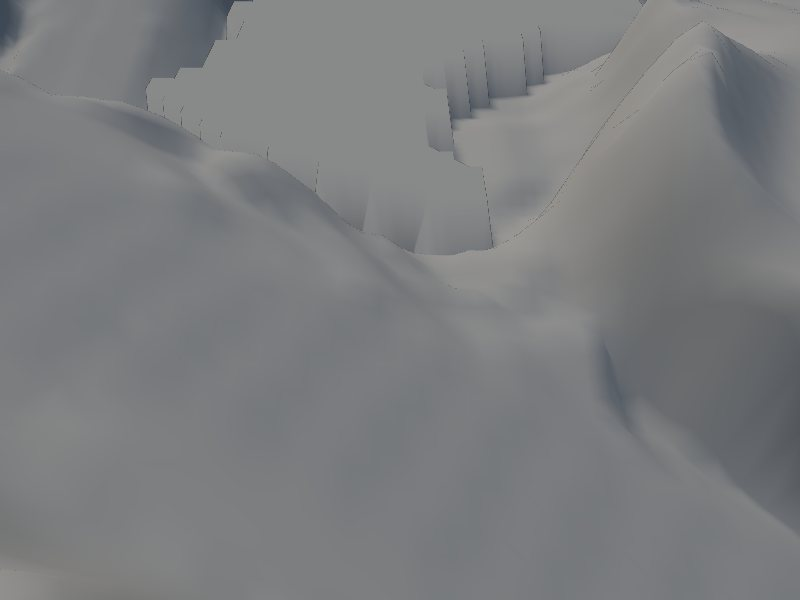
#> input picture team/art/dorfmap_grundgeruest/relief3d/pruefung/l2_nahbilder/09_C5_kamm_nachher.jpg, 800 x 600 px, given in place of B4_Q2.png, which was not available
$ python vgl.py
#> lines starting #> are read from the running program, lines starting #| are printed output that depends on the picture; after the words box and inside, x2 and y2 are one past the last pixel; in counts of white or black regions, pixels touching at a corner belong together
### team/art/dorfmap_grundgeruest/relief3d/pruefung/p13/werkzeug/zaehl.py
# Dunkle Linienpixel: Luminanz < Median(5x5) - 30 bei hellem Umfeld (Median > 120). Wasser/Himmel egal, gleiche Metrik vorher/nachher.
import sys, json, numpy as np
from PIL import Image
from scipy.ndimage import median_filter
def zaehl(f, maske=None):
#> called with f = 'vorher/B4_Q2.png'
    a = np.asarray(Image.open(f).convert('RGB')).astype(np.float32)
    L = 0.299*a[...,0] + 0.587*a[...,1] + 0.114*a[...,2]
    m = median_filter(L, size=5)
    d = (L < m - 30) & (m > 120)
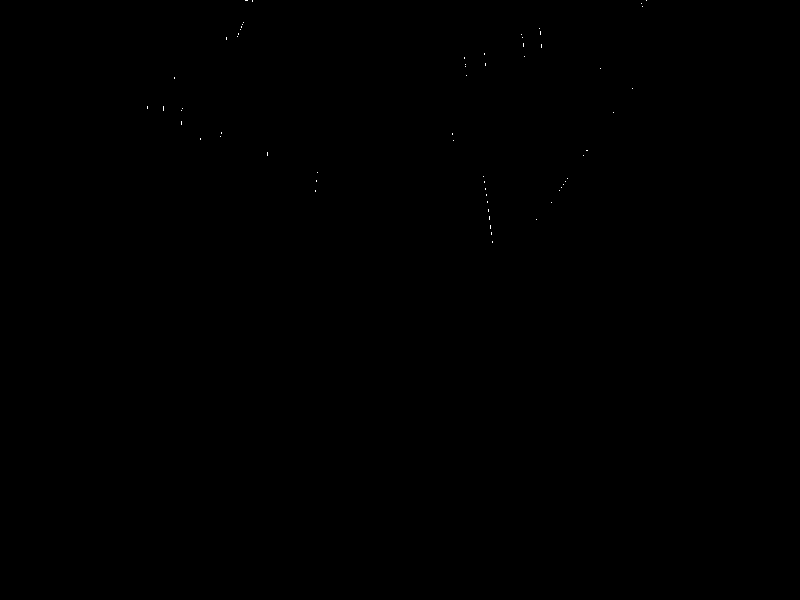
#> d: shape (600, 800) bool; 0.02% white in thin lines or dots, all inside (x1, y1, x2, y2) = (147, 0, 647, 243)
    r = {'dunkel': int(d.sum())}
#> r = {'dunkel': 116}
    mag = (a[...,0] > 200) & (a[...,1] < 60) & (a[...,2] > 200); grn = (a[...,1] > 200) & (a[...,0] < 60) & (a[...,2] < 60); cy = (a[...,1] > 200) & (a[...,2] > 200) & (a[...,0] < 60)
#> after `mag = (a[..., 0] > 200) & (a[..., 1] < 60) & (a[..., 2] > 200)`: mag: shape (600, 800) bool; every value is 0
    r.update(magenta=int(mag.sum()), gruen=int(grn.sum()), cyan=int(cy.sum()))
    return r, d
# [4 lines that do not run on import are left out]

### team/art/dorfmap_grundgeruest/relief3d/pruefung/p13/werkzeug/vgl.py
import numpy as np, os, json
from PIL import Image, ImageDraw
from zaehl import zaehl
from scipy.ndimage import uniform_filter
sh="B4_Q2,B4_Q3,B4_Q4,C4_U,C4_Q1,B5_U,C5_U,H3_U,H4_U,G3_U,G3_Q2,G4_U,G4_Q2,H2_U,D3_U".split(',')
os.makedirs('vergleich',exist_ok=True); aus={}
for s in sh:
  _,dv=zaehl(f'vorher/{s}.png'); _,dn=zaehl(f'nachher/{s}.png')
#> call 2 of zaehl, with f = 'nachher/B4_Q2.png'
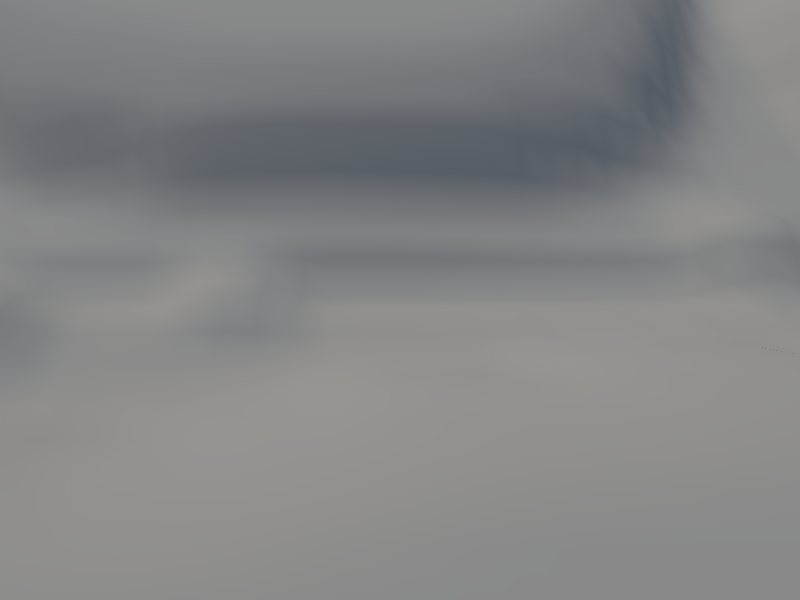
#> input picture team/art/dorfmap_grundgeruest/relief3d/pruefung/l2_nahbilder/10_E7_F7_stufen_vorher.jpg, 800 x 600 px, given in place of B4_Q2.png, which was not available
#> in zaehl (call 2), `r = {'dunkel': int(d.sum())}`: r = {'dunkel': 0}
  dens=uniform_filter(dv.astype(float),size=(150,200)); y,x=np.unravel_index(dens.argmax(),dens.shape)
#> after `dens = uniform_filter(dv.astype(float), size=(150, 200))`:
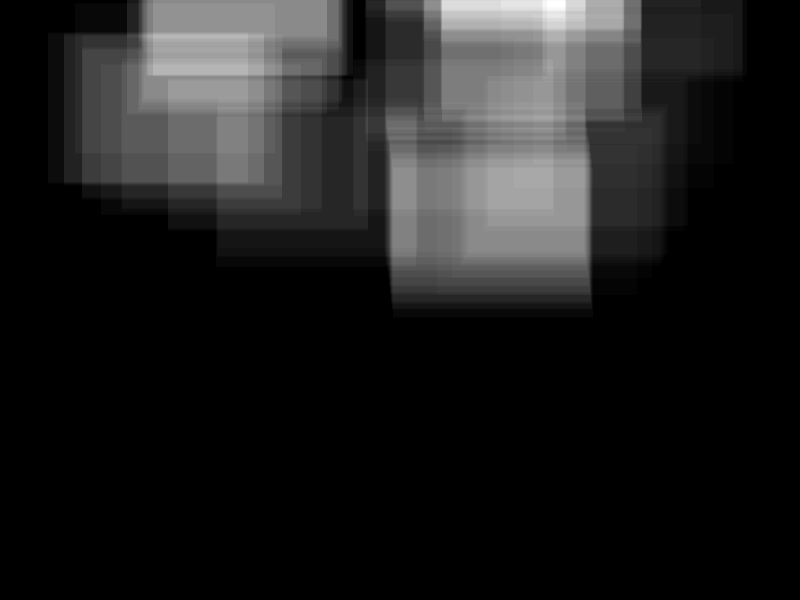
#> dens: shape (600, 800) float64; min -7.11e-19, max 0.00197, mean 0.000242; drawn with min black and max white
#> after `y, x = np.unravel_index(dens.argmax(), dens.shape)`: y = 1; x = 547
  x0=int(min(max(x-100,0),960-200)); y0=int(min(max(y-75,0),680-150)); box=(x0,y0,x0+200,y0+150); aus[s]=box
#> after `x0 = int(min(max(x - 100, 0), 960 - 200))`: x0 = 447
#> after `y0 = int(min(max(y - 75, 0), 680 - 150))`: y0 = 0
#> after `box = (x0, y0, x0 + 200, y0 + 150)`: box = (447, 0, 647, 150)
  V=Image.open(f'vorher/{s}.png').convert('RGB'); N=Image.open(f'nachher/{s}.png').convert('RGB')
#> further down, V is the input picture: PIL image 800x600 RGB; mean R, G, B 123.6, 124.9, 126.9
#> further down, N is the input picture: PIL image 800x600 RGB; mean R, G, B 131.3, 132.1, 132.7
  W=Image.new('RGB',(1200+10,450+70),'white'); dr=ImageDraw.Draw(W)
#> after `W = Image.new('RGB', (1200 + 10, 450 + 70), 'white')`: W: PIL image 1210x520 RGB; every value is 255
  W.paste(V.crop(box).resize((600,450),Image.NEAREST),(0,30)); W.paste(N.crop(box).resize((600,450),Image.NEAREST),(610,30))
#> after `W.paste(V.crop(box).resize((600, 450), Image.NEAREST), (0, 30))`:
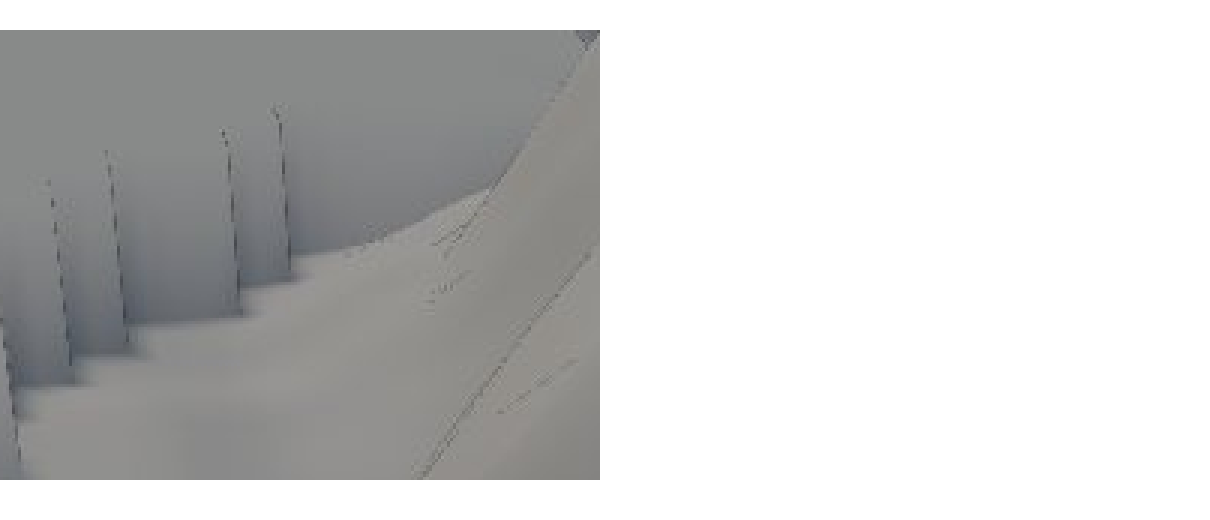
#> W: PIL image 1210x520 RGB; mean R, G, B 203.3, 203.5, 203.2
#> after `W.paste(N.crop(box).resize((600, 450), Image.NEAREST), (610, 30))`:
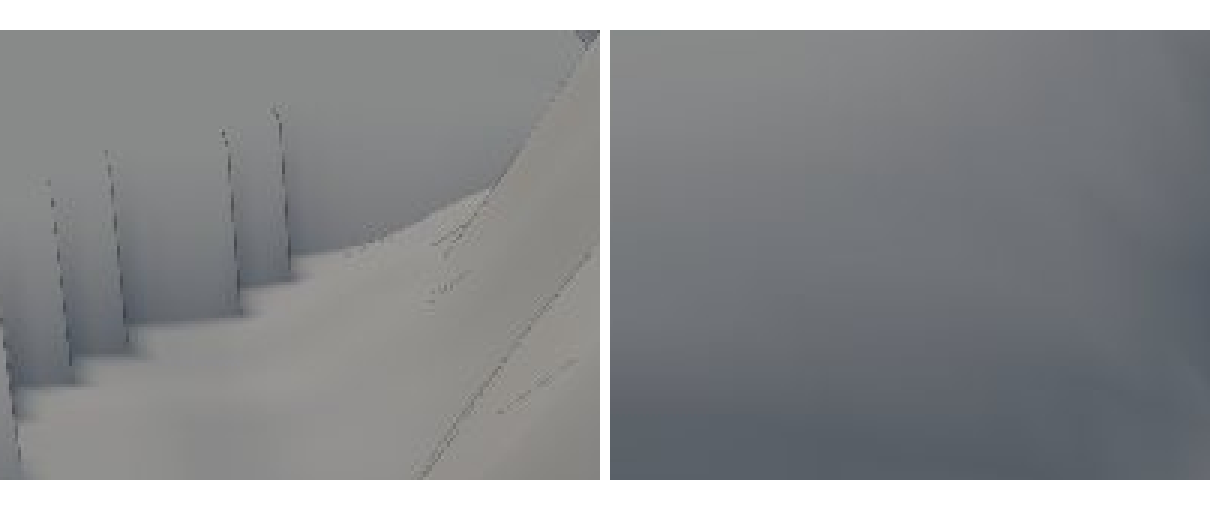
#> W: PIL image 1210x520 RGB; mean R, G, B 140.7, 142.5, 144.3
  dr.text((5,8),f'{s} vorher (?silh=0)  Ausschnitt {box} x3, dunkle Pixel im Bild: {int(dv.sum())}',fill='black')
  dr.text((615,8),f'nachher (P13 FrontSide), dunkle Pixel im Bild: {int(dn.sum())}',fill='black')
  W.save(f'vergleich/{s}_x3.png')
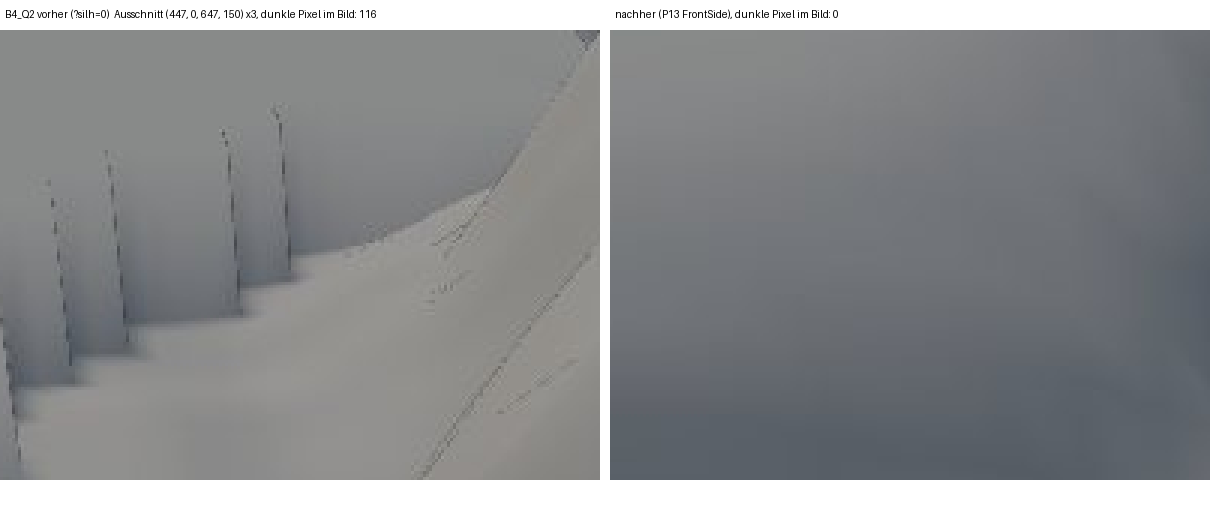
#> saved as B4_Q2_x3.png: PIL image 1210x520 RGB; mean R, G, B 140.2, 142, 143.8
#> (the run stopped early here; a loop or call above may not have finished)
